Frame 1 (no input): blank canvas, image omitted
Frame 60 (no input): blank canvas, image omitted
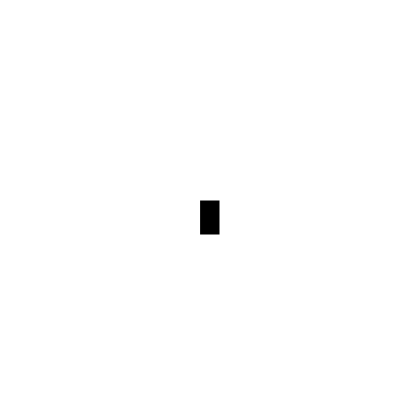
Frame 120 (the mouse pressed at the canvas centre since frame 60)

The p5.js sketch whose frames 1 and 60 were blank and that drew this single picture after the mouse press (run headless with seeded random() and noise() and a simulated clock; from frame 60 on, the mouse is pressed at the canvas centre):

// p5.js sketch
// ── sketch.js
function setup() {
  createCanvas(400, 400);
  background("white")
}

function draw() {
  stroke("white")
  fill("black")

  if(mouseIsPressed){
    rect(mouseX, mouseY, 20, 35)
  }
}
